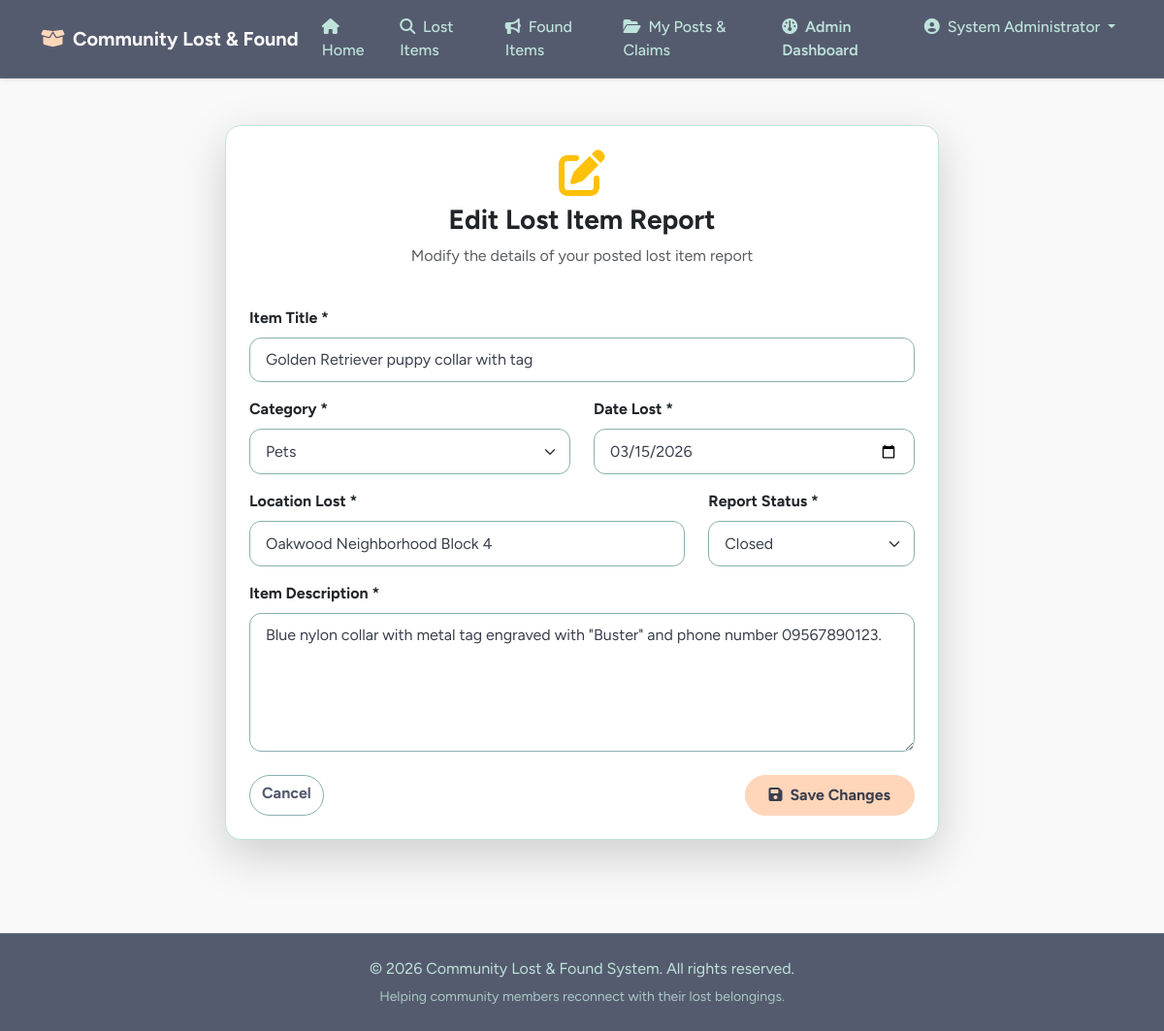
The app's page /edit_lost.php?id=3 (signed in) with its own data.
### tables this page shows
CREATE TABLE `items` (
  `item_id` INT AUTO_INCREMENT PRIMARY KEY,
  `user_id` INT NOT NULL,
  `status_id` INT NOT NULL DEFAULT 1,
  `item_type` ENUM('Lost', 'Found') NOT NULL,
  `related_lost_item_id` INT DEFAULT NULL,
  `category_id` INT NOT NULL,
  `title` VARCHAR(150) NOT NULL,
  `description` TEXT NOT NULL,
  `location` VARCHAR(150) NOT NULL,
  `event_date` DATE NOT NULL,
  `created_at` TIMESTAMP DEFAULT CURRENT_TIMESTAMP,
  `updated_at` TIMESTAMP DEFAULT CURRENT_TIMESTAMP ON UPDATE CURRENT_TIMESTAMP,
  CONSTRAINT `fk_item_user` FOREIGN KEY (`user_id`) REFERENCES `users` (`user_id`) ON DELETE CASCADE,
  CONSTRAINT `fk_item_status` FOREIGN KEY (`status_id`) REFERENCES `i_status` (`status_id`) ON DELETE RESTRICT,
  CONSTRAINT `fk_item_category` FOREIGN KEY (`category_id`) REFERENCES `categories` (`category_id`) ON DELETE RESTRICT,
  CONSTRAINT `fk_found_lost_item` FOREIGN KEY (`related_lost_item_id`) REFERENCES `items` (`item_id`) ON DELETE SET NULL,
  INDEX `idx_related_lost_item_id` (`related_lost_item_id`),
  INDEX `idx_item_type` (`item_type`)
);

CREATE TABLE `categories` (
  `category_id` INT AUTO_INCREMENT PRIMARY KEY,
  `category` VARCHAR(50) NOT NULL UNIQUE
);

CREATE TABLE `i_status` (
  `status_id` INT AUTO_INCREMENT PRIMARY KEY,
  `status` VARCHAR(30) NOT NULL UNIQUE
);

### edit_lost.php (the view, shortened to what this page needs)
<?php
require_once 'db.php';
$id = intval($_GET['id'] ?? 0);
$stmt = $pdo->prepare("SELECT * FROM items WHERE item_id = ? AND item_type = 'Lost'");
$stmt->execute([$id]);
$item = $stmt->fetch();
$categories = $pdo->query("SELECT * FROM categories ORDER BY category ASC")->fetchAll();
$statuses = $pdo->query("SELECT * FROM i_status ORDER BY status_id ASC")->fetchAll();
include 'header.php';
?>
<div class="container my-5">
    <div class="row justify-content-center">
        <div class="col-md-8">
            <div class="card shadow-lg p-4">
                <div class="text-center mb-4">
                    <i class="fa-solid fa-edit text-warning fa-3x mb-2"></i>
                    <h3 class="fw-bold">Edit Lost Item Report</h3>
                    <p class="text-muted">Modify the details of your posted lost item report</p>
                </div>
                <form method="POST" action="edit_lost.php?id=<?php echo $id; ?>">
                    <div class="mb-3">
                        <label for="title" class="form-label fw-bold">Item Title *</label>
                        <input type="text" class="form-control" id="title" name="title" required value="<?php echo htmlspecialchars($item['title'] ?? ''); ?>">
                    </div>
                    <div class="row">
                        <div class="col-md-6 mb-3">
                            <label for="category_id" class="form-label fw-bold">Category *</label>
                            <select class="form-select" id="category_id" name="category_id" required>
                                <?php foreach ($categories as $cat): ?>
                                    <option value="<?php echo $cat['category_id']; ?>" <?php echo (isset($item['category_id']) && intval($item['category_id']) === intval($cat['category_id'])) ? 'selected' : ''; ?>>
                                        <?php echo htmlspecialchars($cat['category']); ?>
                                    </option>
                                <?php endforeach; ?>
                            </select>
                        </div>
                        <div class="col-md-6 mb-3">
                            <label for="event_date" class="form-label fw-bold">Date Lost *</label>
                            <input type="date" class="form-control" id="event_date" name="event_date" required value="<?php echo htmlspecialchars($item['event_date'] ?? ''); ?>">
                        </div>
                    </div>
                    <div class="row">
                        <div class="col-md-8 mb-3">
                            <label for="location" class="form-label fw-bold">Location Lost *</label>
                            <input type="text" class="form-control" id="location" name="location" required value="<?php echo htmlspecialchars($item['location'] ?? ''); ?>">
                        </div>
                        <div class="col-md-4 mb-3">
                            <label for="status_id" class="form-label fw-bold">Report Status *</label>
                            <select class="form-select" id="status_id" name="status_id" required>
                                <?php foreach ($statuses as $stat): ?>
                                    <option value="<?php echo $stat['status_id']; ?>" <?php echo (isset($item['status_id']) && intval($item['status_id']) === intval($stat['status_id'])) ? 'selected' : ''; ?>>
                                        <?php echo htmlspecialchars($stat['status']); ?>
                                    </option>
                                <?php endforeach; ?>
                            </select>
                        </div>
                    </div>
                    <div class="mb-4">
                        <label for="description" class="form-label fw-bold">Item Description *</label>
                        <textarea class="form-control" id="description" name="description" rows="5" required><?php echo htmlspecialchars($item['description'] ?? ''); ?></textarea>
                    </div>
                    <div class="d-flex justify-content-between">
                        <a href="my_items.php" class="btn btn-outline-secondary fw-bold">Cancel</a>
                        <button type="submit" class="btn btn-warning rounded-pill fw-bold px-4 py-2"><i class="fa-solid fa-save me-1"></i> Save Changes</button>
                    </div>
                </form>
            </div>
        </div>
    </div>
</div>
<?php include 'footer.php'; ?>

### header.php (style rules this page uses)
:root { --blue-slate: #555b6eff; --muted-teal: #89b0aeff; --frozen-water: #bee3dbff; --bright-snow: #faf9f9ff; --peach-fuzz: #ffd6baff; --ink: #3b3f4d; }
body { background-color: var(--bright-snow); color: var(--blue-slate); font-family: 'Figtree', system-ui, -apple-system, 'Segoe UI', sans-serif; display: flex; flex-direction: column; min-height: 100vh; }
.btn-warning { background-color: var(--peach-fuzz); border-color: var(--peach-fuzz); color: var(--ink); font-weight: 600; border-radius: 999px; padding: .5rem 1.25rem; transition: background-color .15s, border-color .15s; }
.btn-outline-secondary, .btn-outline-success { border-color: var(--muted-teal); color: var(--blue-slate); font-weight: 600; border-radius: 999px; }
.card { border: 1px solid var(--frozen-water); border-radius: 16px; background-color: #ffffff; box-shadow: 0 4px 20px rgba(85, 91, 110, 0.04); transition: transform 0.2s ease, box-shadow 0.2s ease; }
.form-control, .form-select { border-radius: 12px; border: 1px solid var(--muted-teal); padding: .65rem 1rem; background-color: #fff; color: var(--ink); }
.form-control { border-radius: 12px; }

### records on screen
items: title "Golden Retriever puppy collar with tag", category_id "Pets", event_date "03/15/2026", location "Oakwood Neighborhood Block 4", status_id "Closed", description "Blue nylon collar with metal tag engraved with \"Buster\" and phone number 09567890123."

### other values on screen
$_SESSION['full_name'] "System Administrator"
